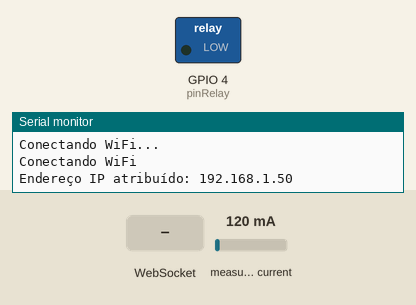
Bench run of a sketch on a simulated ESP8266 (NodeMCU). On the bench: switched loads named in the sketch (green lamp = pin HIGH), the last lines printed to the serial monitor. The test bench sets the inputs (shaded band); at power-on: measured current 120 mA. WiFi joins after 1.5 s; servers stay silent unless stated.

Above: at 2.7 s.
2.8 s: WebSocket text "L" received
At 3.1 s:
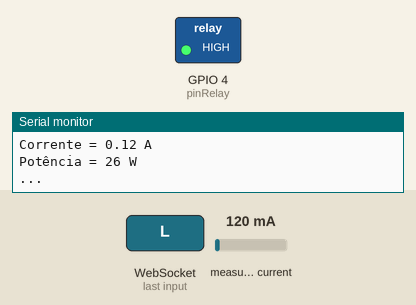
4.3 s: WebSocket text "D" received
At 5.0 s:
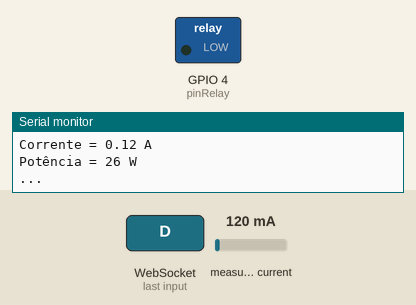
Timing chart, 0 to 7.3 s (numbered marks = the images above; inputs shaded):
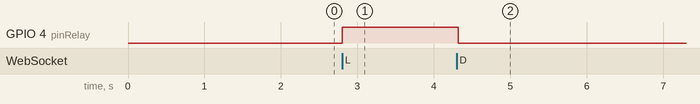

The sketch:

wxn-controller.ino
```cpp
#include <ESP8266WiFi.h>
#include <WebSocketsServer.h>
#include "EmonLib.h"

const char *ssid = "LabControle";
const char *password = "controle@2023!";

WebSocketsServer webSocket = WebSocketsServer(81);
EnergyMonitor SCT013;

const int animationDelay = 50;
const bool useSeparatorAnimation = true;
const int wifiConnectionDelay = 500;
const int websocketDelay = 1;
const int pinRelay = 4;

int relayState = LOW;
int pinSCT = A0;
int tension = 220;
int eletricPower;

void turnONRelay() {
  digitalWrite(pinRelay, HIGH);
  relayState = HIGH;
}

void turnOFFRelay() {
  digitalWrite(pinRelay, LOW);
  relayState = LOW;
}

void useSeparator() {
  if (useSeparatorAnimation) {
    delay(animationDelay);

    Serial.print(".");
    delay(animationDelay);
    Serial.print(".");
    delay(animationDelay);
    Serial.println(".");
    delay(animationDelay);
  } else {
    Serial.print("...");
  }
}

void measure() {
  double Irms = SCT013.calcIrms(1480);  // Calculate the value of the Current
  eletricPower = Irms * tension;        // Calcalate the value of the eletricPower

  // Create a string to jSON and send the datas to the websocket client
  String data = "{\"eletricCurrent\":" + String(Irms) + ", \"eletricPower\":" + String(eletricPower) + "}";
  String message = "{\"relayState\":" + String(relayState) + ",\"data\":" + data + "}";

  webSocket.broadcastTXT(message);

  Serial.println("Corrente = " + String(Irms) + " A");
  Serial.println("Potência = " + String(eletricPower) + " W");

  useSeparator();
}

void webSocketEvent(uint8_t num, WStype_t type, uint8_t *payload, size_t length) {
  switch (type) {
    case WStype_TEXT:
      if (payload[0] == 'L') {
        turnONRelay();
      } else if (payload[0] == 'D') {
        turnOFFRelay();
      }
      break;
    default:
      break;
  }
}

void setup() {
  SCT013.current(pinSCT, 7.0199);
  Serial.begin(115200);

  // Declare the GPIO of the relay as output
  pinMode(pinRelay, OUTPUT);
  WiFi.begin(ssid, password);

  while (WiFi.status() != WL_CONNECTED) {
    delay(wifiConnectionDelay);
    Serial.println("Conectando WiFi...");
  }

  Serial.println("Conectando WiFi");
  Serial.print("Endereço IP atribuído: ");
  Serial.println(WiFi.localIP());

  webSocket.begin();
  webSocket.onEvent(webSocketEvent);
}

void loop() {
  webSocket.loop();
  delay(websocketDelay);

  if (relayState == HIGH) {
    measure();
  }
}
```

Measured:
- after the input at 2.8 s, GPIO 4 (pinRelay): LOW → HIGH at once
- after the input at 4.3 s, GPIO 4 (pinRelay): HIGH → LOW at once
